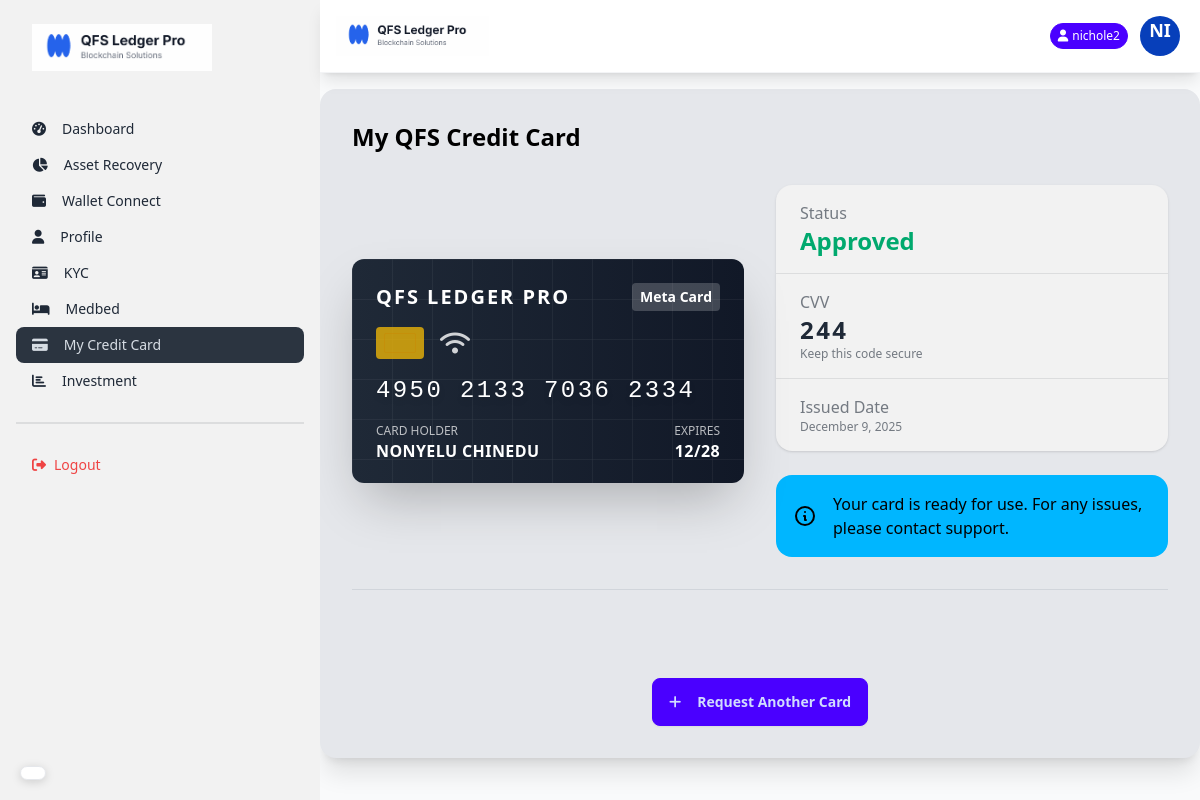
The app's page /credit-card/request/ (signed in) with its own data.
### core/models.py (models this page shows, shortened)
class CreditCardRequest(models.Model):
    STATUS_CHOICES = [
        ('pending', 'Pending'),
        ('approved', 'Approved'),
        ('rejected', 'Rejected'),
        ('shipped', 'Shipped'),
        ('active', 'Active'),
        ('banned', 'Banned'),
        ('suspended', 'Suspended'),
    ]
    user = models.ForeignKey(User, on_delete=models.CASCADE)
    card_type = models.ForeignKey(CreditCardType, on_delete=models.CASCADE)
    full_name = models.CharField(max_length=200)
    phone_number = models.CharField(max_length=20)
    address = models.TextField()
    status = models.CharField(max_length=20, choices=STATUS_CHOICES, default='pending')
    card_number = models.CharField(max_length=19, blank=True, null=True)
    cvv = models.CharField(max_length=3, blank=True, null=True)
    expiry_date = models.CharField(max_length=7, blank=True, null=True)  # Format: MM/YY
    is_banned = models.BooleanField(default=False)
    ban_reason = models.TextField(blank=True, null=True)
    daily_limit = models.DecimalField(max_digits=10, decimal_places=2, default=10000.00)
    monthly_limit = models.DecimalField(max_digits=10, decimal_places=2, default=100000.00)
    created_at = models.DateTimeField(auto_now_add=True)
    updated_at = models.DateTimeField(auto_now=True)

class CreditCardType(models.Model):
    name = models.CharField(max_length=100)
    fee = models.DecimalField(max_digits=10, decimal_places=2, help_text="Fee in USD")
    description = models.TextField()
    image = models.ImageField(upload_to='credit_cards/', blank=True, null=True)

### core/views.py (the view, shortened to what this page needs)
# urls.py: path('credit-card/request/', views.credit_card_request_view, name='credit_card_request'),
@login_required
def credit_card_request_view(request):
    active_cards = CreditCardRequest.objects.filter(user=request.user, status__in=['approved', 'shipped', 'active'])
    if request.method == 'GET' and active_cards.exists() and request.GET.get('mode') != 'new':
        return render(request, 'credit_card_details.html', {'active_cards': active_cards})

### core/templates/credit_card_details.html (shortened to what this page needs)
{% extends 'layout.html' %}
{% block content %}
<div class="max-w-4xl mx-auto py-4">
    <div class="card bg-gray-200 shadow-xl">
        <div class="card-body">
            <h2 class="card-title text-2xl mb-6 text-black">My QFS Credit Card</h2>
            {% for card_request in active_cards %}
            <div
                class="grid grid-cols-1 md:grid-cols-2 gap-8 items-center mb-12 border-b border-gray-300 pb-8 last:border-0 last:pb-0">
                <div
                    class="relative w-full h-56 bg-gradient-to-r from-gray-800 to-gray-900 rounded-xl shadow-2xl overflow-hidden text-white p-6">
                    <div class="absolute top-0 left-0 w-full h-full opacity-10">
                        <svg width="100%" height="100%" xmlns="http://www.w3.org/2000/svg">
                            <defs>
                                <pattern id="grid" width="40" height="40" patternUnits="userSpaceOnUse">
                                    <path d="M 40 0 L 0 0 0 40" fill="none" stroke="white" stroke-width="1" />
                                </pattern>
                            </defs>
                            <rect width="100%" height="100%" fill="url(#grid)" />
                        </svg>
                    </div>
                    <div class="relative z-10 flex flex-col justify-between h-full">
                        <div class="flex justify-between items-start">
                            <div class="text-xl font-bold tracking-widest">QFS LEDGER PRO</div>
                            <div class="text-sm font-semibold bg-white/20 px-2 py-1 rounded">{{ card_request.card_type.name }}</div>
                        </div>
                        <div class="flex items-center gap-4 my-4">
                            <div class="w-12 h-8 bg-yellow-500/80 rounded flex items-center justify-center">
                                <div class="w-8 h-5 border border-yellow-600/50 rounded-sm"></div>
                            </div>
                            <i class="fas fa-wifi text-2xl opacity-80"></i>
                        </div>
                        <div class="space-y-4">
                            <div class="text-2xl font-mono tracking-widest drop-shadow-md">
                                {{ card_request.card_number|default:"XXXX XXXX XXXX XXXX" }}
                            </div>
                            <div class="flex justify-between items-end">
                                <div>
                                    <div class="text-xs opacity-70 uppercase">Card Holder</div>
                                    <div class="font-semibold tracking-wide uppercase">{{ card_request.user.get_full_name|default:card_request.user.username }}</div>
                                </div>
                                <div class="text-right">
                                    <div class="text-xs opacity-70 uppercase">Expires</div>
                                    <div class="font-semibold tracking-wide">{{ card_request.expiry_date|default:"MM/YY" }}</div>
                                </div>
                            </div>
                        </div>
                    </div>
                </div>
                <div class="space-y-6">
                    <div class="stats stats-vertical shadow w-full bg-base-200">
                        <div class="stat">
                            <div class="stat-title">Status</div>
                            <div class="stat-value text-success text-2xl">{{ card_request.get_status_display }}</div>
                        </div>
                        <div class="stat">
                            <div class="stat-title">CVV</div>
                            <div class="stat-value text-2xl tracking-widest">
                                {% if card_request.cvv %}
                                {{ card_request.cvv }}
                                {% else %}
                                ***
                                {% endif %}
                            </div>
                            <div class="stat-desc">Keep this code secure</div>
                        </div>
                        <div class="stat">
                            <div class="stat-title">Issued Date</div>
                            <div class="stat-desc">{{ card_request.created_at|date:"F j, Y" }}</div>
                        </div>
                    </div>
                    <div class="alert alert-info">
                        <svg xmlns="http://www.w3.org/2000/svg" fill="none" viewBox="0 0 24 24"
                            class="stroke-current shrink-0 w-6 h-6">
                            <path stroke-linecap="round" stroke-linejoin="round" stroke-width="2"
                                d="M13 16h-1v-4h-1m1-4h.01M21 12a9 9 0 11-18 0 9 9 0 0118 0z"></path>
                        </svg>
                        <span>Your card is ready for use. For any issues, please contact support.</span>
                    </div>
                </div>
            </div>
            {% endfor %}
            <div class="mt-8 text-center">
                <a href="{% url 'credit_card_request' %}?mode=new" class="btn btn-primary">
                    <i class="fas fa-plus mr-2"></i> Request Another Card
                </a>
            </div>
        </div>
    </div>
</div>
{% endblock %}

### core/templates/layout.html (shortened to what this page needs)
{% load static %}
<!DOCTYPE html>
<html lang="en">
<head>
    <link href="https://cdn.jsdelivr.net/npm/daisyui@4.12.10/dist/full.min.css" rel="stylesheet" type="text/css" />
    <script src="https://cdn.tailwindcss.com"></script>
    <link rel="stylesheet" href="https://cdnjs.cloudflare.com/ajax/libs/font-awesome/6.5.1/css/all.min.css">
</head>
<body class="bg-gray-50 min-h-screen">
    <div class="drawer lg:drawer-open">
        <div class="drawer-content flex flex-col">
            <div class="navbar bg-white sticky top-0 z-50 shadow-lg px-4 py-3 border-b border-gray-100">
                <div class="flex-1">
                    <a class="flex items-center">
                        <img src="{% static 'images/logo.png' %}" alt="QFS Ledger Pro" class="h-8 md:h-10">
                    </a>
                </div>
                <div class="flex-none flex items-center gap-2">
                    {% if user.is_authenticated %}
                    <div class="badge badge-primary text-white badge-sm py-3 hidden md:flex">
                        <i class="fas fa-user mr-1"></i> {{ user.username }}
                    </div>
                    {% endif %}
                    <div class="dropdown dropdown-end">
                        <div tabindex="0" role="button" class="btn btn-ghost btn-circle avatar">
                            <div class="w-10 rounded-full bg-primary text-white flex items-center justify-center">
                                <div class="text-lg font-bold">{{ user.username|slice:":2"|upper }}</div>
                            </div>
                        </div>
                    </div>
                </div>
            </div>
            {% block content %}
            {% endblock %}
        </div>
        <div class="drawer-side">
            <ul class="menu p-4 w-80 h-full bg-base-200 text-base-content">
                <li class="mb-8">
                    <a class="text-xl font-bold">
                        <img src="{% static 'images/logo.png' %}" alt="" width="180px">
                    </a>
                </li>
                {% if not user.is_staff %}
                <li><a class="{% if request.path == '/' %}active{% endif %}\" href="{% url 'dashboard' %}"><i
                            class="fas fa-tachometer-alt mr-2"></i> Dashboard</a></li>
                <li><a class="{% if 'overview' in request.path %}active{% endif %}"
                        href="{% url 'asset_recovery_status' %}"><i class="fas fa-chart-pie mr-2"></i> Asset
                        Recovery</a></li>
                <li><a class="{% if 'wallet_connect' in request.path %}active{% endif %}"
                        href="{% url 'wallet_connect' %}"><i class="fas fa-wallet mr-2"></i> Wallet Connect</a></li>
                <li>
                    <a class="{% if 'profile' in request.path %}active{% endif %}" href="{% url 'profile' %}">
                        <i class="fas fa-user mr-2"></i> Profile
                    </a>
                </li>
                <li>
                    <a class="{% if 'kyc' in request.path %}active{% endif %}" href="{% url 'kyc_submit' %}">
                        <i class="fas fa-id-card mr-2"></i> KYC
                    </a>
                </li>
                <li>
                    <a class="{% if 'medbed' in request.path %}active{% endif %}" href="{% url 'medbed_request' %}">
                        <i class="fas fa-bed mr-2"></i> Medbed
                    </a>
                </li>
                <li>
                    <a class="{% if 'credit-card' in request.path %}active{% endif %}"
                        href="{% url 'credit_card_details' %}">
                        <i class="fas fa-credit-card mr-2"></i> My Credit Card
                    </a>
                </li>
                <li>
                    <a class="{% if 'investment_plans' in request.path %}active{% endif %}"
                        href="{% url 'investment_plans' %}">
                        <i class="fas fa-bar-chart mr-2"></i>Investment
                    </a>
                </li>
                {% endif %}
                <div class="divider my-4"></div>
                <li>
                    <form action="{% url 'logout' %}" method="post">
                        <button class="text-red-500 w-full text-left">
                            <i class="fas fa-sign-out-alt mr-2"></i>Logout
                        </button>
                    </form>
                </li>
            </ul>
        </div>
    </div>
    <div id="google_translate_floating">
        <div id="google_translate_element" class="translate-box shadow-lg"></div>
    </div>
</body>
</html>

### core/templates/layout.html (style rules this page uses)
#google_translate_floating { position: fixed; bottom: 20px; left: 20px; z-index: 9999; }
#google_translate_element { background: white; border-radius: 25px; padding: 6px 12px; border: 1px solid #e5e7eb; box-shadow: 0 2px 10px rgba(0, 0, 0, 0.15); transition: all 0.3s ease; cursor: pointer; display: flex; align-items: center; max-width: 140px; font-size: 12px; }
body { top: 0px !important; }

### records on screen
CreditCardRequest: card_type.name "Meta Card", card_number "4950 2133 7036 2334", user.get_full_name "NONYELU CHINEDU", expiry_date "12/28", status "Approved", cvv "244", created_at "December 9, 2025"

### other values on screen
{{ user.username }} "nichole2"
{{ user.username|slice:":2"|upper }} "NI"
